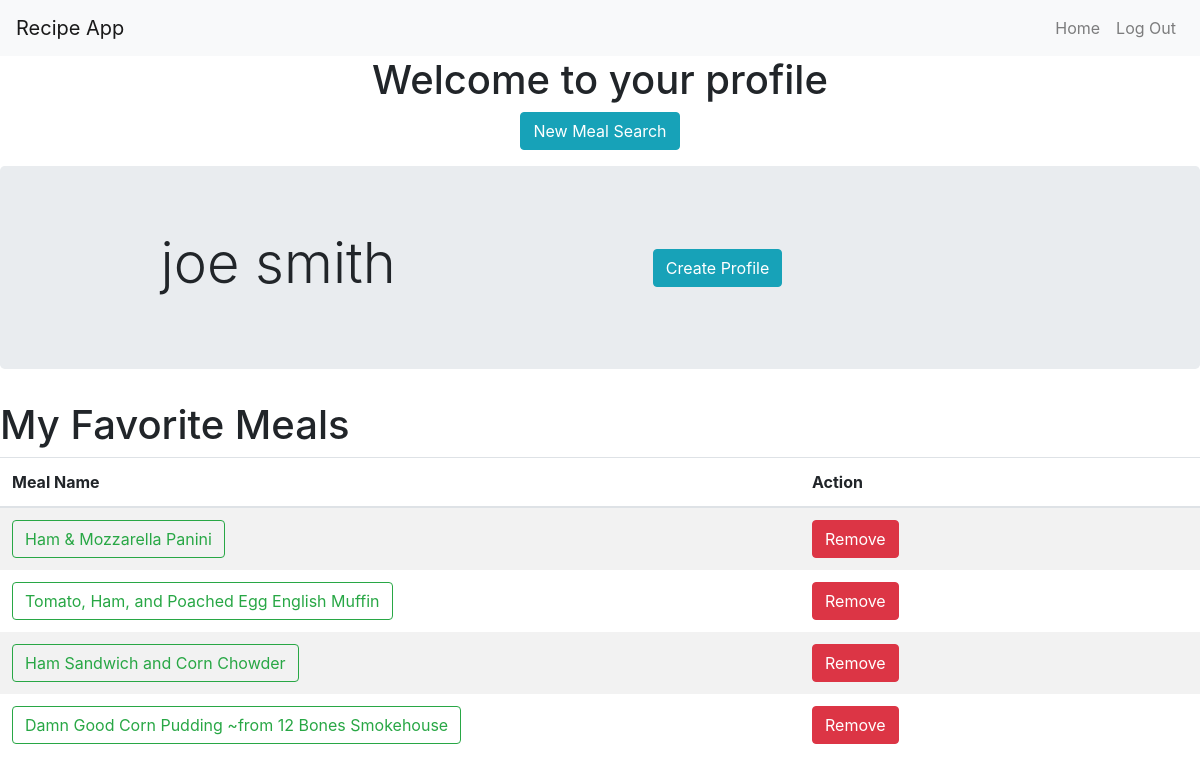
The page /profile/2 (signed in) on the database as committed earlier.
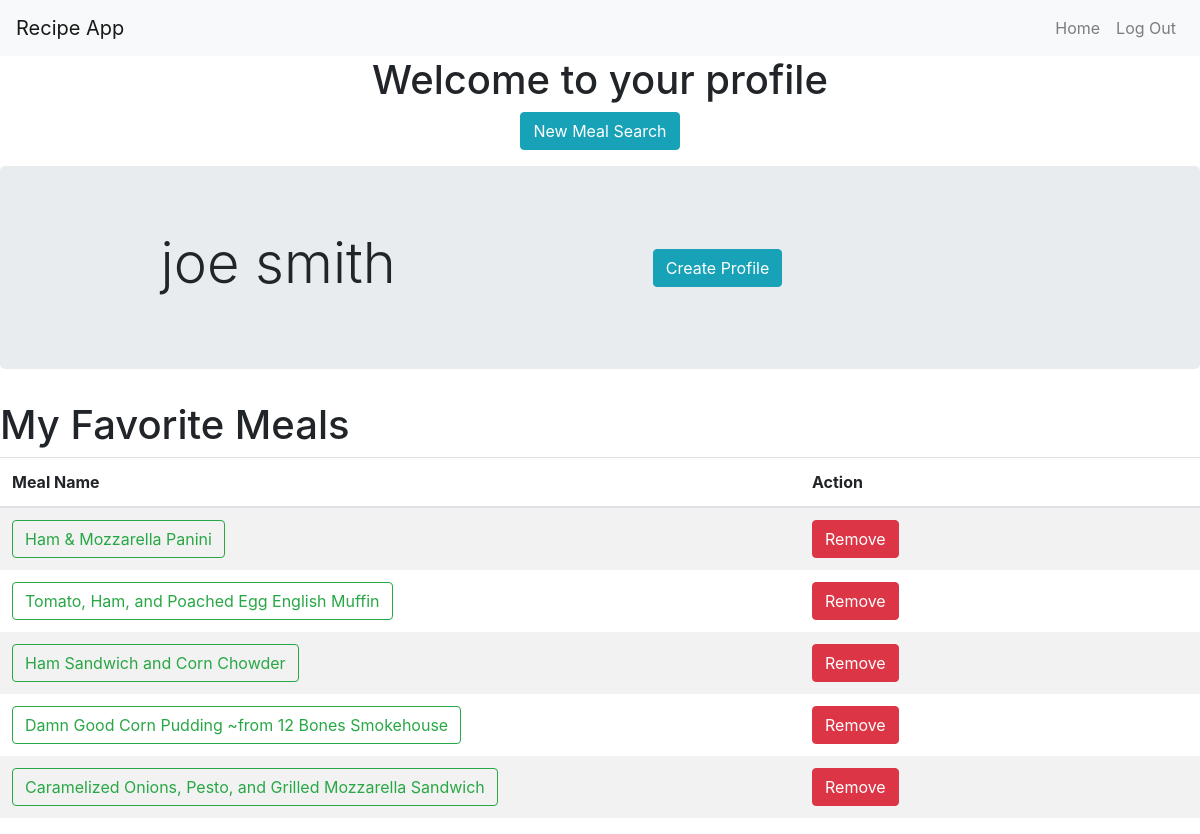
The same page on the database as committed later.
### main/models.py (models this page shows)
class Meal(models.Model):
    name= models.CharField(max_length=100)
    meal_number = models.IntegerField()
    created_at= models.DateTimeField(auto_now_add=True)
    updated_at= models.DateTimeField(auto_now=True)
    users_who_saved= models.ManyToManyField(User, related_name="saved_meals")

### main/views.py (the view)
# urls.py: path('profile/<int:id>', views.profile),
def profile(request, id):
    this_user = User.objects.get(id=id)
    if this_user.email != request.session['user']:
        messages.error(request, "User authentication required")
        return redirect("/")
    meals = this_user.saved_meals.all()
    context = {
        'user' : this_user,
        'meals': meals
    }
    return render(request, "profile.html", context)

### main/templates/profile.html (shortened to what this page needs)
{% extends 'base.html' %} {% block content %}
<div class="d-flex flex-column align-items-center">
  <h1>Welcome to your profile {{this_user.f_name}}</h1>
  <form action="/search_new_meal" class="form-group">
    <button type="submit" class="btn btn-info btn-block">
      New Meal Search
    </button>
  </form>
</div>
<div class="jumbotron d-flex justify-content-around align-items-center">
  <h1 class="display-4">{{user.f_name}} {{user.l_name}}</h1>
   {% if not user.profile.all %}
  <form action="/create_profile">
    <button class="btn btn-info">Create Profile</button>
  </form>
  <br />
  {% endif %}
</div>
<h1>My Favorite Meals</h1>
<table class="table table-striped">
  <thead>
    <tr class="d-flex align-items-center">
      <th class="col-8">Meal Name</th>
      <th class="col-4">Action</th>
    </tr>
  </thead>
  <tbody>
    {% for meal in meals %}
    <tr class="d-flex align-items-center">
      <td class="col-8 border-0">
        <a
          href="/recipe_info/{{ meal.meal_number }}"
          class="btn btn-outline-success"
          >{{ meal.name }}</a
        >
      </td>
      <td class="col-4 border-0">
        <a href="/remove_meal/{{ meal.id }}" class="btn btn-danger">Remove</a>
      </td>
    </tr>
    {% endfor %}
  </tbody>
</table>
{% endblock %}

Rows that differ between the two databases and show on the page:
added Meal: name "Caramelized Onions, Pesto, and Grilled Mozzarella Sandwich"
